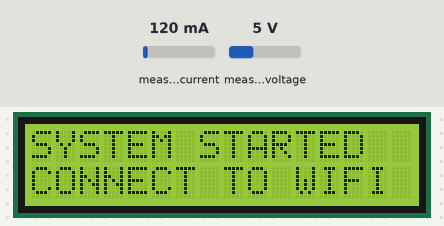
Bench run of a sketch on a simulated ESP8266 (NodeMCU). On the bench: 16×2 character LCD. Inputs (shaded band) come from the test bench; at power-on: measured current 120 mA, measured voltage 5 V. WiFi joins after 1.5 s; servers stay silent unless stated; network time is answered at once with the bench clock; the local clock reads 2024-03-15 10:24:30 at power-on unless the sketch sets it; what the sketch prints to the serial monitor is not drawn.

Above: at 0.1 s.
At 1.7 s:
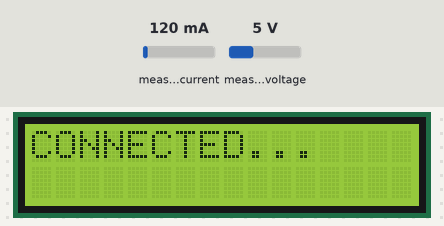
At 7.8 s:
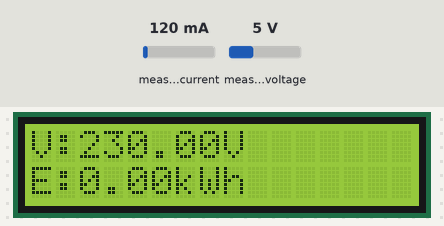

Measured:
- what the display in image 1 shows lasts 6.1 s, from 1.6 s to 7.7 s

The sketch:

NODEMCU-2.ino
```cpp
#include <WiFiManager.h>
#include <ESP8266WiFi.h>
#include <FirebaseArduino.h>
#include <ArduinoJson.h>
#include <ESP8266HTTPClient.h>
#include <PZEM004Tv30.h>
#include <LiquidCrystal_I2C.h>
#include <NTPClient.h>  // NTP client library
#include <WiFiUdp.h>

PZEM004Tv30 pzem1(14, 12); // GPIO14(D5) to Tx PZEM004; GPIO12(D6) to Rx PZEM004
LiquidCrystal_I2C lcd(0x27, 16, 2); // Set the LCD address to 0x27
#define FIREBASE_HOST "iotbasedautomatedsystemcsi-default-rtdb.asia-southeast1.firebasedatabase.app" //--> URL address of your Firebase Realtime Database.
#define FIREBASE_AUTH "JuMhCEXJkDaWcdVixQmJ6GXrxxZ4U5BIn0pqOMaF" //--> Your firebase database secret code.

float VOLTAGE, CURRENT, POWER, energy1;

int X = 0;
int readingCount = 0; // To keep track of how many readings were taken
int currentMonth = -1; // Track the current month
int currentWeek = -1; // Track the current week

WiFiUDP ntpUDP;            // Create a UDP object for NTPClient
NTPClient timeClient(ntpUDP, "time.google.com", 28800, 60000); // Set timezone offset and update interval (UTC + 8 hours for timezone)


void setup() {
  Serial.begin(115200);
  lcd.init();
  lcd.backlight();
  lcd.clear();
  lcd.setCursor(0, 0);
  lcd.print("SYSTEM STARTED");
  lcd.setCursor(0, 1);
  lcd.print("CONNECT TO WIFI");
  Serial.println("\nSYSTEM STARTED");

  WiFi.mode(WIFI_STA);

  // WiFiManager, Local initialization.
  WiFiManager wm;
  wm.setBreakAfterConfig(true);

  bool res;
  res = wm.autoConnect("IOT-Based Energy Monitoring", "admin1234"); // password protected AP

  if (!res) {
    Serial.println("Failed to connect");
    lcd.clear();
    lcd.setCursor(0, 0);
    lcd.print("OOPS! TRY AGAIN");
    delay(3000);
    ESP.restart();
    delay(5000);
  } else {
    Serial.println("connected... yeey :)");
    lcd.clear();
    lcd.setCursor(0, 0);
    lcd.print("CONNECTED...");

    // Firebase Realtime Database Configuration
    Firebase.begin(FIREBASE_HOST, FIREBASE_AUTH);
    delay(5000);
  }

  // Start NTP Client
  timeClient.begin();

  // Update the NTP client to get the current time
  updateNTPTime();
}

// Function to get the abbreviated month (e.g., Jan, Feb)
String getMonthAbbreviation() {
  time_t epochTime = timeClient.getEpochTime();  // Get the epoch time from NTP
  struct tm *timeinfo = localtime(&epochTime);  // Convert to local time

  char monthBuffer[4];
  strftime(monthBuffer, sizeof(monthBuffer), "%b", timeinfo);  // %b gives the abbreviated month (Jan, Feb, etc.)

  return String(monthBuffer);  // Return the abbreviation as a string
}

void loop() {

  VOLTAGE = pzem1.voltage();
  VOLTAGE = zeroIfNan(VOLTAGE);
  CURRENT = pzem1.current();
  CURRENT = zeroIfNan(CURRENT);
  POWER = pzem1.power();
  POWER = zeroIfNan(POWER);
  energy1 = pzem1.energy() / 1000; // kWh
  energy1 = zeroIfNan(energy1);

  delay(1000);

  Serial.printf("Voltage        : %.2f V\n", VOLTAGE);
  Serial.printf("Current        : %.2f A\n", CURRENT);
  Serial.printf("Power Active   : %.2f W\n", POWER);
  Serial.printf("Energy         : %.2f kWh\n", energy1);

  update_lcd_display();

  Firebase.setFloat("voltage", VOLTAGE);
  Firebase.setFloat("kWh", energy1);
  Firebase.setFloat("current", CURRENT);
  Firebase.setFloat("power", POWER);


  // Update NTP time at regular intervals
  timeClient.update();

  // Retrieve the current month
  int month = getCurrentMonth();

  // Retrieve the current week
  int week = getCurrentWeek();

  // Check if the month has changed
  if (month != currentMonth) {
    // The month has changed, upload the data for the previous month
    uploadMonthlyData(currentMonth);

    // Reset accumulators for the new month
    energy1 = 0;
    readingCount = 0;

    // Update the current month
    currentMonth = month;
  }
  else{
    Serial.println("MONTH DOESN'T CHANGE YET");

    // Format Firebase path: /sensorData/YYYY-MonthName
    String yearMonth = getFormattedYearMonth(month);

    float energy1Consumed = energy1;

    // Upload the monthly data to Firebase
    String energyPath = "/monthlyReading/" + yearMonth + "/totalEnergy";

    // Convert energyPath from String to const char* using .c_str()
    Firebase.setFloat(energyPath.c_str(), energy1Consumed);

    // Check if there was an error
    if (Firebase.failed()) {
      Serial.print("Failed to upload data to Firebase. Reason: ");
      Serial.println(Firebase.error());
    } else {
      Serial.println("Monthly data uploaded successfully to Firebase!");
    }
    Serial.print("Total Energy: ");
    Serial.println(energy1);
    }

    // Check if the week has changed
  if (week != currentWeek) {
    // The week has changed, upload the data for the previous week
    uploadWeeklyData(currentWeek);

    // Reset accumulators for the new week
    energy1 = 0;
    readingCount = 0;

    // Update the current week
    currentWeek = week;
  }  else {
    // The week has changed, upload the data for the previous week
    uploadWeeklyData(currentWeek);

    // Reset accumulators for the new week
    energy1 = 0;
    readingCount = 0;

    // Update the current week
    currentWeek = week;
  }


  // Delay for 1 minute (60000 milliseconds)
  delay(60000);
}

// Function to update NTP time and retrieve the current month
void updateNTPTime() {
  // Wait for the NTP client to get a valid time
  while (!timeClient.update()) {
    timeClient.forceUpdate();  // Force an update if initial sync fails
    delay(500); // Brief delay to allow the NTP update to happen
  }

  // Get the current month after successful NTP sync
  currentMonth = getCurrentMonth();
}

// Function to retrieve the current month (1-12)
int getCurrentMonth() {
  time_t epochTime = timeClient.getEpochTime(); // Get the epoch time from NTP
  struct tm *timeinfo = localtime(&epochTime);  // Convert to local time

  return timeinfo->tm_mon + 1;  // tm_mon is 0-11, so we add 1 to get 1-12
}

// Function to retrieve the current week number of the year
int getCurrentWeek() {
  time_t epochTime = timeClient.getEpochTime(); // Get the epoch time from NTP
  struct tm *timeinfo = localtime(&epochTime);  // Convert to local time

  // Calculate the week number (ISO 8601 standard)
  char buffer[3];
  strftime(buffer, sizeof(buffer), "%V", timeinfo); // %V gives ISO week number
  return atoi(buffer);
}

// Function to upload the accumulated monthly data to Firebase
void uploadMonthlyData(int month) {
  if (readingCount >= 0) {
    // Calculate the average values for the month
    float energy1Consumed = energy1;

    // Format Firebase path: /sensorData/YYYY-MonthName
    String yearMonth = getFormattedYearMonth(month);

    // Print values for debugging before upload
    Serial.println("Uploading Monthly Data:");
    Serial.print("Year-Month: ");
    Serial.println(yearMonth);
    Serial.print("Total Energy Consumed: ");
    Serial.println(energy1Consumed);

    // Upload the monthly data to Firebase
    String energyPath = "/monthlyReading/" + yearMonth + "/totalEnergy";

    // Convert energyPath from String to const char* using .c_str()
    Firebase.setFloat(energyPath.c_str(), energy1Consumed);

    // Check if there was an error
    if (Firebase.failed()) {
      Serial.print("Failed to upload data to Firebase. Reason: ");
      Serial.println(Firebase.error());
    } else {
      Serial.println("Monthly data uploaded successfully to Firebase!");
    }

    // Reset accumulators after uploading
    energy1 = 0;
    readingCount = 0;
  } else {
    // If no readings were taken, skip upload and log the issue
    Serial.println("No data collected this month. Skipping Firebase upload.");
  }
}

// Function to get formatted year and month (YYYY-MM)
String getFormattedYearMonth(int month) {
  time_t epochTime = timeClient.getEpochTime(); // Get the epoch time from NTP
  struct tm *timeinfo = localtime(&epochTime);  // Convert to local time

  char buffer[16];
  strftime(buffer, 16, "%Y-", timeinfo);
  String yearMonth = String(buffer) + (month < 10 ? "0" : "") + String(month);
  Serial.println("Year Month" + yearMonth);
  return yearMonth;
}

// Function to upload the accumulated weekly data to Firebase
void uploadWeeklyData(int week) {
  if (week >= 0) {
    float energy1Consumed = energy1;

    // Format Firebase path: /sensorData/YYYY-WeekNumber
    String yearWeek = getFormattedYearWeek(week);

    // Print values for debugging before upload
    Serial.println("Uploading Weekly Data:");
    Serial.print("Year-Week: ");
    Serial.println(yearWeek);
    Serial.print("Total Energy Consumed: ");
    Serial.println(energy1Consumed);

    // Upload the weekly data to Firebase
    String energyPath = "/weeklyReading/" + yearWeek + "/totalEnergy";

    // Convert energyPath from String to const char* using .c_str()
    Firebase.setFloat(energyPath.c_str(), energy1Consumed);

      // Get the current month abbreviation
  String monthAbbreviation = getMonthAbbreviation();

  // Upload the current month's abbreviation to Firebase
  String monthPath = "/weeklyReading/" + yearWeek + "/month";
  Firebase.setString(monthPath.c_str(), monthAbbreviation);

  // Check if there was an error
  if (Firebase.failed()) {
    Serial.print("Failed to upload month abbreviation to Firebase. Reason: ");
    Serial.println(Firebase.error());
  } else {
    Serial.println("Month abbreviation uploaded successfully to Firebase!");
  }

    // Check if there was an error
    if (Firebase.failed()) {
      Serial.print("Failed to upload data to Firebase. Reason: ");
      Serial.println(Firebase.error());
    } else {
      Serial.println("Weekly data uploaded successfully to Firebase!");
    }
  } else {
    Serial.println("Invalid week number. Skipping Firebase upload.");
  }
}

// Function to get formatted month abbreviation and week number (e.g., Jan-Week1)
String getFormattedYearWeek(int week) {
  time_t epochTime = timeClient.getEpochTime(); // Get the epoch time from NTP
  struct tm *timeinfo = localtime(&epochTime);  // Convert to local time

  // Format the month abbreviation (e.g., Jan, Feb, Mar, etc.)
  char monthBuffer[4];
  strftime(monthBuffer, sizeof(monthBuffer), "%b", timeinfo); // %b gives the abbreviated month (Jan, Feb, etc.)

  // Format the week string (e.g., Week1, Week2, etc.)
  String formattedWeek = String(monthBuffer) + "-Week" + String(week);

  Serial.println("Formatted Week: " + formattedWeek);
  return formattedWeek;
}

void update_lcd_display() {
  lcd.clear();
    lcd.setCursor(0, 0);
    lcd.print("V:" + String(VOLTAGE) + "V");
    lcd.setCursor(0, 1);
    lcd.print("E:" + String(energy1) + "kWh");
}

float zeroIfNan(float v) {
  if (isnan(v)) v = 0;
  return v;
}
```
